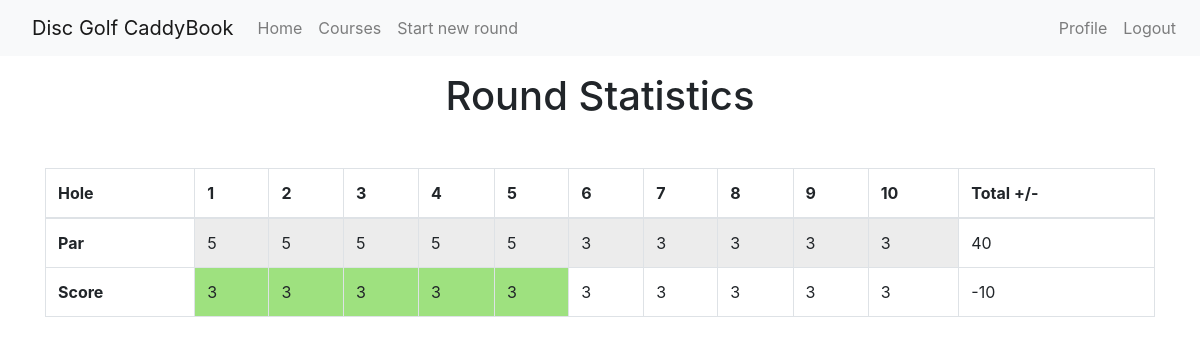
The page /roundview/6 (signed in) on the database its author committed.
### app/models.py (models this page shows, shortened)
class Roundscore(db.Model):
    __tablename__ = 'round_hole'
    __table_args__ = (
        db.UniqueConstraint('hole', 'round_id'),
    )
    id = db.Column(db.Integer, primary_key=True)
    hole = db.Column(db.Integer)
    score = db.Column(db.Integer)
    ob = db.Column(db.Boolean)
    round_id = db.Column(db.Integer, db.ForeignKey('round.id'))
    def get_par(self, courseid):
        hole = Hole.query.filter_by(holecourse_id=courseid, holenum=self.hole).first_or_404()
        return hole.holepar

class Hole(db.Model):
    __tablename__ = 'course_hole'
    __table_args__ = (
        db.UniqueConstraint('holenum', 'holecourse_id'),
    )
    id = db.Column(db.Integer, primary_key=True)
    holenum = db.Column(db.Integer, index=True)
    holepar = db.Column(db.Integer)
    holelength = db.Column(db.Integer)
    holecourse_id = db.Column(db.Integer, db.ForeignKey('course.id'))

### app/routes.py (the view)
@app.route('/roundview/<roundid>')
@login_required
def roundview(roundid):
    round = Round.query.filter_by(id=roundid).first_or_404()
    scores = round.get_scores()
    course = Course.query.filter_by(id=round.roundcourse_id).first_or_404()
    return render_template('roundview.html', title='Roundview', scores=scores, course=course, round = round)

### app/models.py (called while the page is built)
@login.user_loader
def load_user(id):
    return User.query.get(int(id))

    def get_coursepar(self):
        holes = Hole.query.filter_by(holecourse_id=self.id)
        par = 0
        for hole in holes:
            par = par + hole.holepar
        return par

    def get_scores(self):
        scores = Roundscore.query.filter_by(round_id=self.id)
        return scores

    def get_totalscorepar(self):
        scores = Roundscore.query.filter_by(round_id=self.id)
        totalscore = 0
        for score in scores:
            totalscore = totalscore + score.score
        course = Course.query.filter_by(id=self.roundcourse_id).first_or_404()
        par = course.get_coursepar()
        return totalscore - par

### app/templates/roundview.html
{% extends "base.html" %}
{% block content %}
<div class="container my-3">
    <h1 class="text-center">Round Statistics</h1>
</div>
<div class="container my-5">
    <table class="table table-inverse table-bordered">
        <thead>
            <tr>
                <th scope="col">Hole</th>
                {% for score in scores %}
                <th scope="col">{{score.hole}}</th>
                {% endfor%}
                <th scope="col">Total +/-</th>
            </tr>
        </thead>
        <tbody>
            <tr>
                <th scope="col">Par</th>
                {% for score in scores %}
                <td class="table-active" scope="col">{{score.get_par(course.id)}}</td>
                {% endfor%}
                <td scope="col">{{course.get_coursepar()}}</td>
            </tr>
            <tr>
                <th scope="col">Score</th>
                {% for score in scores %}
                    {% if  score.score == 1 %}
                        {% if score.ob %}
                            <td style="background: #ffff90; border-color: #ff0000; border-width: 4px;" scope="col">{{ score.score }}</td>
                        {% else %}
                            <td style="background: #ffff90" scope="col">{{ score.score }}</td>
                        {% endif %}
                    {% elif score.score - score.get_par(course.id) == -1 %}
                        {% if score.ob %}
                            <td style="background-color: rgba(62,195,0,.25); border-color: #ff0000; border-width: 4px;" scope="col">{{ score.score }}</td>
                        {% else %}
                            <td style="background-color: rgba(62,195,0,.25)" scope="col">{{ score.score }}</td>
                        {% endif %}
                    {% elif score.score - score.get_par(course.id) == -2 %}
                        {% if score.ob %}
                            <td style="background-color: rgba(62,195,0,.50); border-width: 4px;" scope="col">{{ score.score }}</td>
                        {% else %}
                            <td style="background-color: rgba(62,195,0,.50)" scope="col">{{ score.score }}</td>
                        {% endif %}
                    {% elif score.score - score.get_par(course.id) < -2 %}
                        {% if score.ob %}
                            <td style="background-color: rgba(62,195,0,.75); border-color: #ff0000; border-width: 4px;" scope="col">{{ score.score }}</td>
                        {% else %}
                            <td style="background-color: rgba(62,195,0,.75)" scope="col">{{ score.score }}</td>
                        {% endif %}
                    {% elif score.score - score.get_par(course.id) == 1 %}
                        {% if score.ob %}
                            <td style="background-color: rgba(244,43,3,.25); border-color: #ff0000; border-width: 4px;" scope="col">{{ score.score }}</td>
                        {% else %}
                            <td style="background-color: rgba(244,43,3,.25)" scope="col">{{ score.score }}</td>
                        {% endif %}
                    {% elif score.score - score.get_par(course.id) == 2 %}
                        {% if score.ob %}
                            <td style="background-color: rgba(244,43,3,.50); border-color: #ff0000; border-width: 4px;" scope="col">{{ score.score }}</td>
                        {% else %}
                            <td style="background-color: rgba(244,43,3,.50)" scope="col">{{ score.score }}</td>
                        {% endif %}
                    {% elif score.score - score.get_par(course.id) > 2 %}
                        {% if score.ob %}
                            <td style="background-color: rgba(244,43,3,.75); border-color: #ff0000; border-width: 4px;" scope="col">{{ score.score }}</td>
                        {% else %}
                            <td style="background-color: rgba(244,43,3,.75)" scope="col">{{ score.score }}</td>
                        {% endif %}
                    {% else %}
                        {% if score.ob %}
                            <td style="border-color: #ff0000; border-width: 4px;" scope="col">{{ score.score }}</td>
                        {% else %}
                            <td scope="col">{{ score.score }}</td>
                        {% endif %}
                    {% endif %}
                {% endfor%}
                <td scope="col">{{round.get_totalscorepar()}}</td>
            </tr>
        </tbody>
    </table>
</div>
{% endblock %}

### app/templates/base.html (shortened to what this page needs)
<!DOCTYPE html>
<html lang="en">
<head>
    {% block styles %}
        {{ bootstrap.load_css() }}
    {% endblock %}
</head>
<body>
    <nav class="navbar navbar-expand-lg navbar-light bg-light">
        <div class="collapse navbar-collapse" id="navbarSupportedContent">
            <ul class="navbar-nav mr-auto">
                <li class="nav-item active">
                    <a class="navbar-brand" href="{{ url_for('index') }}">Disc Golf CaddyBook</a>
                </li>
                {% if current_user.is_anonymous %}
                {% else %}
                    <li class="nav-item">
                        <a class="nav-link" href="{{ url_for('index') }}">Home</a>
                    </li>
                    <li class="nav-item">
                        <a class="nav-link" href="{{ url_for('courses') }}">Courses</a>
                    </li>
                    <li class="nav-item">
                        <a class="nav-link" href="{{ url_for('createround') }}">Start new round</a>
                    </li>
                {% endif %}
            </ul>
            <ul class="navbar-nav ml-auto">
                {% if current_user.is_anonymous %}
                {% else %}
                    <li class="nav-item">
                        <a class="nav-link" href="{{ url_for('user', username=current_user.username) }}">Profile</a>
                    </li>
                    <li class="nav-item">
                        <a class="nav-link" href="{{ url_for('logout') }}">Logout</a>
                    </li>
                {% endif %}
            </ul>
        </div>
    </nav>
    <div class="container-fluid h-100">
        {% block content %}{% endblock %}
    </div>
</body>
</html>

### app/templates/base.html (style rules this page uses)
html, body { height: 100%; }

### rows shown on the page
Roundscore: hole "1", get_par "5", score "3", get_totalscorepar "-10"
Roundscore: hole "2", get_par "5", score "3"
Roundscore: hole "3", get_par "5", score "3"
Roundscore: hole "4", get_par "5", score "3"
Roundscore: hole "5", get_par "5", score "3"
Roundscore: hole "6", get_par "3", score "3"
Roundscore: hole "7", get_par "3", score "3"
Roundscore: hole "8", get_par "3", score "3"
Roundscore: hole "9", get_par "3", score "3"
Roundscore: hole "10", get_par "3", score "3"
Hole: get_coursepar "40"
